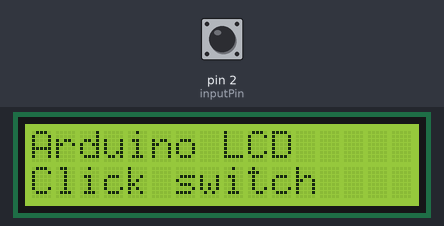
Recording of a sketch running on a simulated Arduino Uno, built with avr-gcc and run on an emulated ATmega328P. Parts: 16×2 character LCD. The inputs (shaded band) are chosen by the test bench; at power-on: pin 2 (inputPin) HIGH. What the sketch prints to the serial monitor is not drawn.

Above: at 1.2 s.
1.3 s: pin 2 (inputPin) pulled LOW for 0.15 s
At 2.6 s:
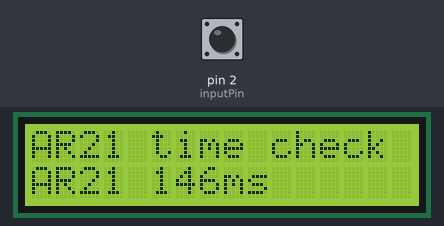
2.9 s: pin 2 (inputPin) pulled LOW for 1 s
At 3.7 s:
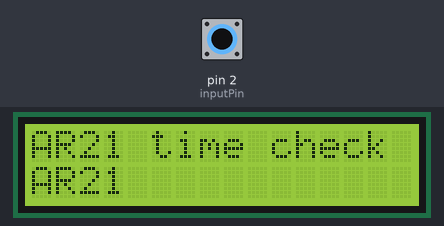
5.4 s: pin 2 (inputPin) pulled LOW for 0.15 s
At 5.9 s:
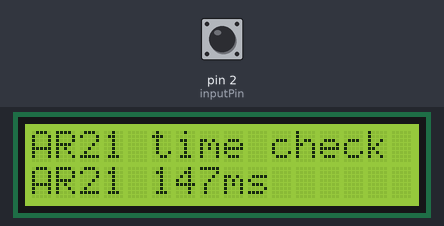
7.0 s: pin 2 (inputPin) pulled LOW for 3.2 s
At 11.3 s:
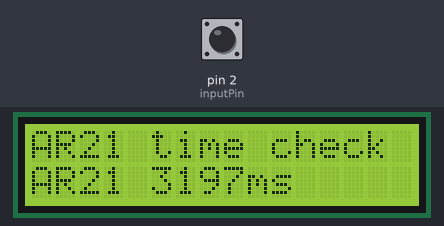
Timing chart, 0 to 12.7 s (numbered marks = the images above; inputs shaded):
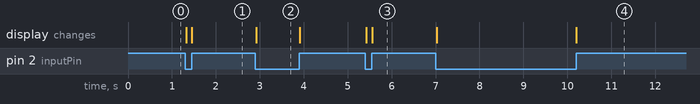

Measured:
- after the input at 1.3 s, the display: first changes at once (image 1 shows a later state)
- after the input at 2.9 s, the display: changes at once (image 2)
- after the input at 5.4 s, the display: first changes at once (image 3 shows a later state)
- after the input at 7.0 s, the display: first changes at once (image 4 shows a later state)

The sketch:

AR25_Switch_time.ino
```cpp
#include <LiquidCrystal_I2C.h>
/*
 예제 5.3
 디지털 신호 입력 시간 측정하기
 */
#include <Wire.h>

// 2번핀을 스위치 입력으로 설정
const int inputPin = 2;

// 현재의 시간을 저장하기 위한 변수
long startTime = 0;
// 실제 스위치가 눌린 후 지연되는 시간
long swCountTimer = 0;

LiquidCrystal_I2C lcd(0x27,16,2);

void setup() {
    lcd.init(); // LCD 설정
  lcd.clear();      // LCD를 모두 지운다.
  lcd.backlight();  // 백라이트를 켠다.
  // Arduino LCD, Welcome 표시
  lcd.setCursor(0,0);
  lcd.print("Arduino LCD");
  lcd.setCursor(0,1);
  lcd.print("Click switch");
  // 스위치 입력을 위하여 2번핀을 입력으로 설정하고 풀업시킨다
  pinMode(inputPin, INPUT_PULLUP);
  // 시리얼 통신을 설정한다
  Serial.begin(9600);
}

void loop(){
  // 스위치 입력이 발생하였을 경우 실행
  if(digitalRead(inputPin) == LOW){
    lcd.clear();
    // 현재의 시간을 startTime 변수에 넣는다.
    startTime = millis();
  lcd.setCursor(0,0);
  lcd.print("AR21 time check");
  lcd.setCursor(0,1);
  lcd.print("AR21");
    // 스위치가 입력되는 동안 지연시킨다.
    while(digitalRead(inputPin) == LOW);
    // swCountTimer 변수에 스위치가 눌려진 시간을 넣는다.
    // 여기까지 측정된 시간에서 앞서 저장한 시간이 스위치가 눌려진 시간이 된다
    swCountTimer = millis() - startTime;
    // 시리얼 통신으로 값을 출력한다.
  lcd.setCursor(5,1);
  lcd.print(swCountTimer);
  lcd.print("ms");
    Serial.print(swCountTimer);
    Serial.println(" ms");
  };
}
```
